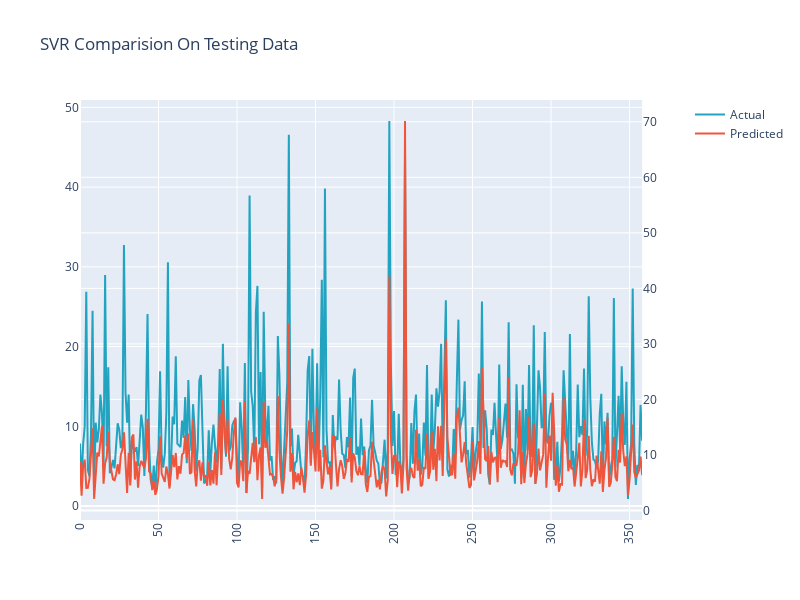

This figure's notebook cell:
### Markdown cell above
## Comparision Of Predicted AQI and Actual AQI

### Code cell
import plotly.graph_objects as go
from plotly.subplots import make_subplots

trace1 = go.Scatter(
   
    y=df_y.iloc[:,-1],
    name="Actual",
    marker=dict(
        color='rgb(34,163,192)'
               )
)
trace2 = go.Scatter(
    y=df_y.iloc[:,0],
    
    name='Predicted',
    yaxis='y2'

)
fig = make_subplots(specs=[[{"secondary_y": True}]])
fig.add_trace(trace1)
fig.add_trace(trace2,secondary_y=True)
fig['layout'].update(height = 600, width = 800, title = "SVR Comparision On Testing Data ",xaxis=dict(
      tickangle=-90
    ))
fig.show()

### Figure 1 — Plotly figure (JSON) as saved in the notebook; plotly's stock layout.template omitted (floating-point values rounded to 4 significant figures; data arrays with more than 128 entries replaced by an {"elided": "..."} marker saying what was removed)
{"data": [{"marker": {"color": "rgb(34,163,192)"}, "name": "Actual", "type": "scatter", "y": {"elided": "359 float values"}}, {"name": "Predicted", "type": "scatter", "xaxis": "x", "y": {"elided": "359 float values"}, "yaxis": "y2"}], "layout": {"height": 600, "title": {"text": "SVR Comparision On Testing Data "}, "width": 800, "xaxis": {"anchor": "y", "domain": [0, 0.94], "tickangle": -90}, "yaxis": {"anchor": "x", "domain": [0, 1]}, "yaxis2": {"anchor": "x", "overlaying": "y", "side": "right"}}}
